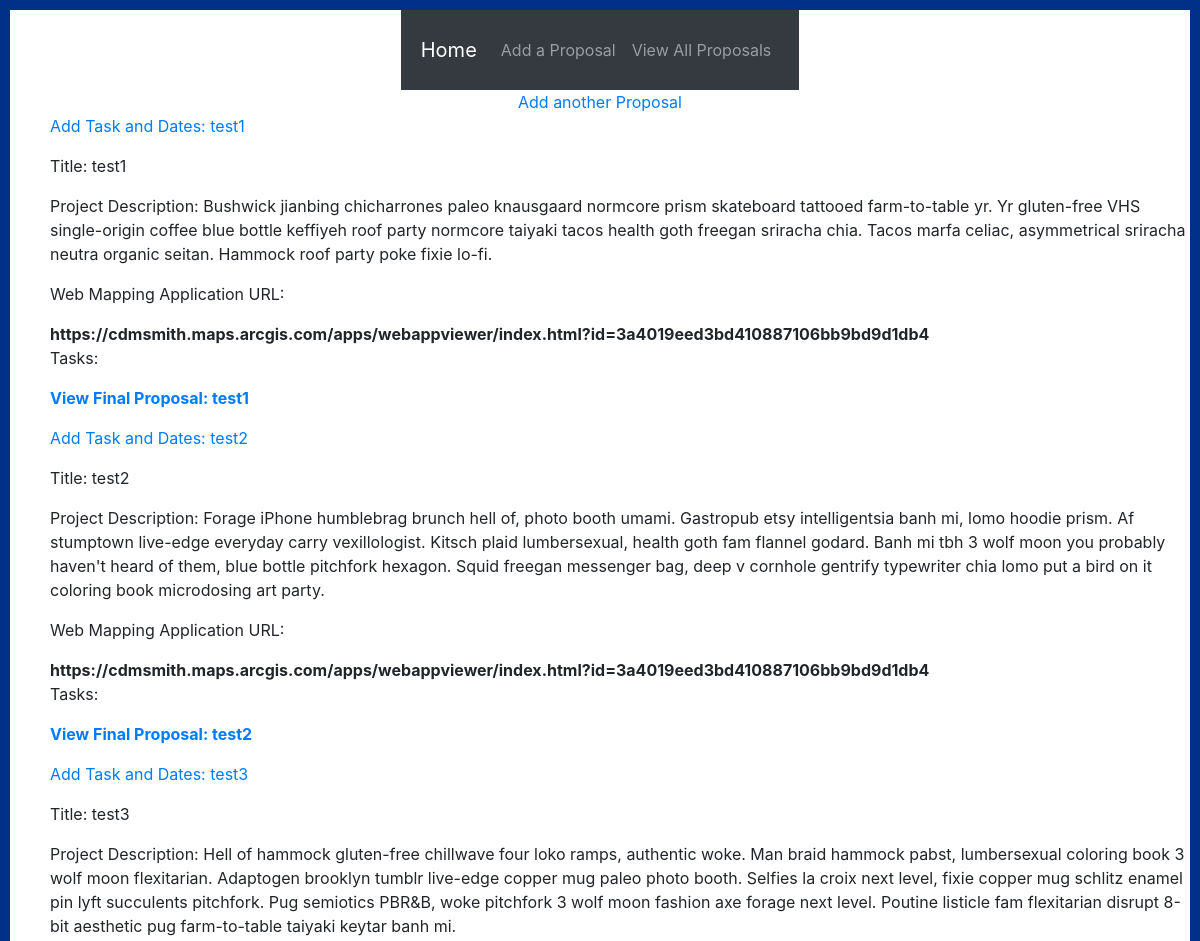
The app's page /proposals/ (upper part), older data.
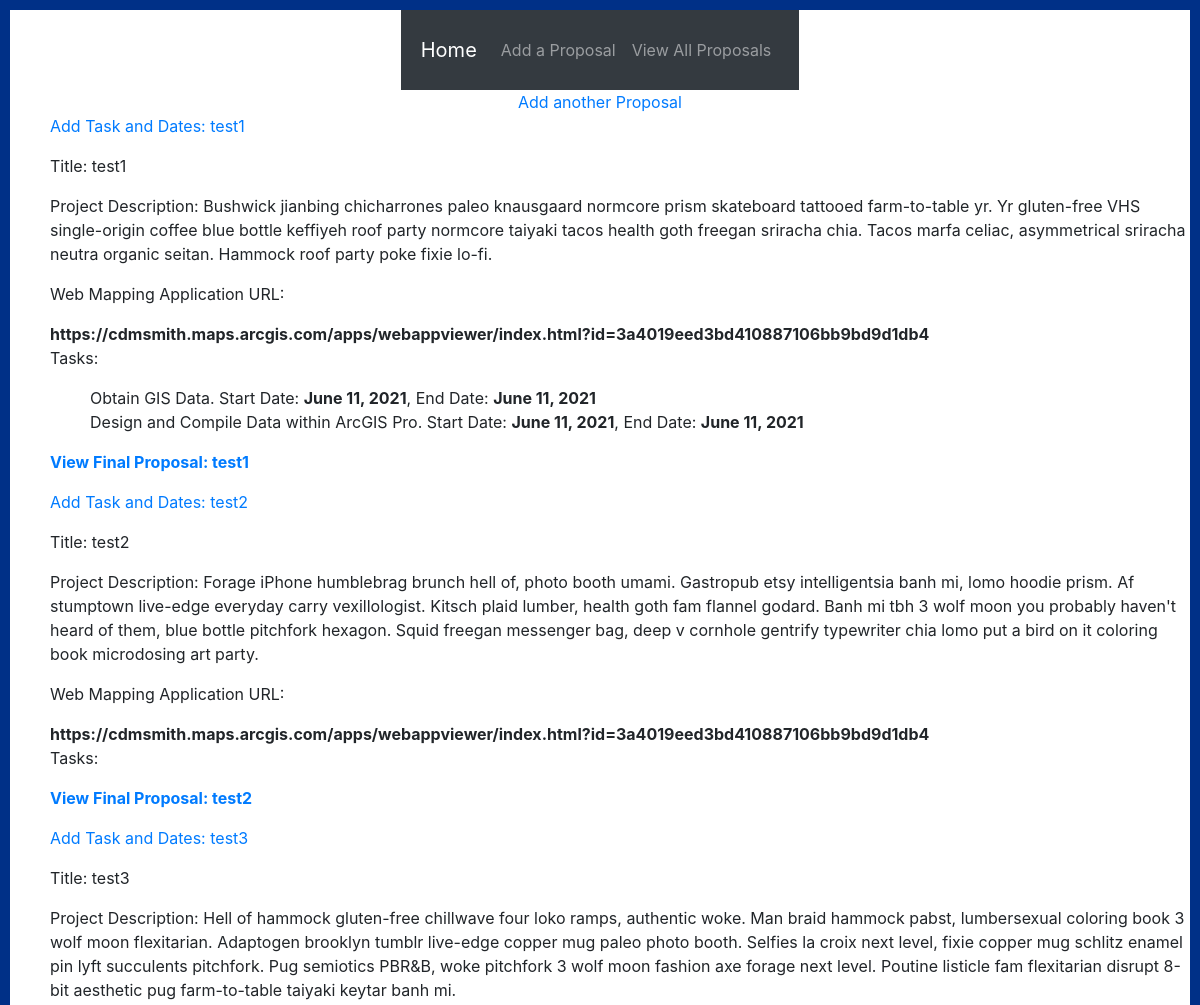
The same page, newer data.
### Capstone_app/models.py (models this page shows, shortened)
class Proposal(models.Model):
    title = models.CharField(max_length=200)
    project_description = models.TextField(max_length=1000)
    map_id = models.URLField(max_length=200)
    project_date_start = models.DateField(default=datetime.datetime.now)
    project_date_end = models.DateField(default=datetime.datetime.now)
    gantt_title = models.CharField(max_length=100, null=True, blank=True)
    gantt_date_start = models.DateField(default=datetime.datetime.now)
    gantt_date_end = models.DateField(default=datetime.datetime.now)
    user = models.ForeignKey(
        User, on_delete=models.CASCADE, null=True, blank=True)

class Task(models.Model):
    taskItem = models.TextField()
    task_id = models.ForeignKey(Proposal, on_delete=models.CASCADE)
    gantt_date_start = models.DateField(default=datetime.datetime.now)
    gantt_date_end = models.DateField(default=datetime.datetime.now)

### Capstone_app/views.py (the view)
# urls.py: path('proposals/', views.proposals, name = 'proposals'),
def proposals(request):
    proposals = Proposal.objects.all()
    context = {
        'proposals': proposals
    }
    return render(request, 'pages/proposals.html', context)

### templates/pages/proposals.html
{% extends 'base.html' %} {% block content %} {% csrf_token %}
<a href="{% url 'add_proposal'%}">Add another Proposal</a>
<ul>
  {% for proposal in proposals%}
  <p>
    <a href="{% url 'see_details' proposal.id%}"
      >Add Task and Dates: {{ proposal.title }}</a
    >
  </p>
  <p>Title: {{proposal.title}}</p>
  <p>Project Description: {{proposal.project_description}}</p>
  <p>Web Mapping Application URL:</p>
  <b>{{proposal.map_id}}</b>
  <p>Tasks: {% for t in proposal.task_set.all %}
    <ul>{{t.taskItem}}. Start Date: <b>{{t.gantt_date_start}}</b>, End Date: <b>{{t.gantt_date_end}}</b></ul>
  {% endfor %}</p>
  <b
    ><p>
      <a href="{% url 'proposal_view' proposal.id%}"
        >View Final Proposal: {{ proposal.title }}</a
      >
    </p></b
  >
  {% endfor %}
</ul>
{% endblock %}

Row changes from the older to the newer data that the page shows:
added Task: taskItem "Obtain GIS Data", gantt_date_start "June 11, 2021", gantt_date_end "June 11, 2021", shown under Proposal "test1"
added Task: taskItem "Design and Compile Data within ArcGIS Pro", gantt_date_start "June 11, 2021", gantt_date_end "June 11, 2021", shown under Proposal "test1"
changed Proposal "test2": project_description "…carry vexillologist. Kitsch plaid lumbersexual, health goth fam flannel…" → "…carry vexillologist. Kitsch plaid lumber, health goth fam flannel…"
